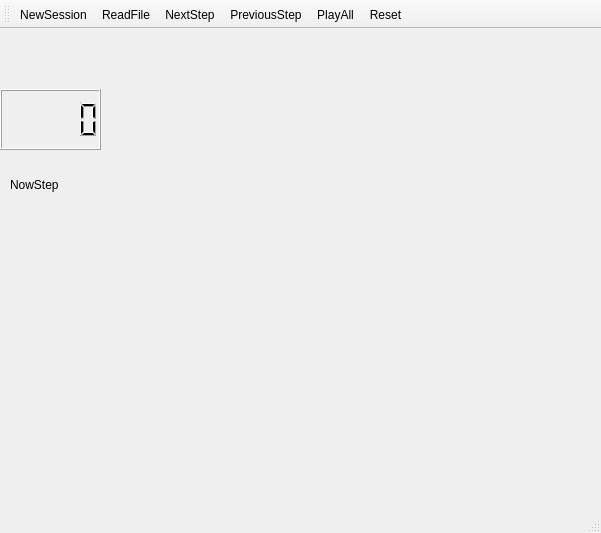
<?xml version="1.0" encoding="UTF-8"?>
<ui version="4.0">
 <class>MainWindow</class>
 <widget class="QMainWindow" name="MainWindow">
  <property name="geometry">
   <rect>
    <x>0</x>
    <y>0</y>
    <width>601</width>
    <height>533</height>
   </rect>
  </property>
  <property name="windowTitle">
   <string>MainWindow</string>
  </property>
  <property name="iconSize">
   <size>
    <width>24</width>
    <height>24</height>
   </size>
  </property>
  <widget class="QWidget" name="centralWidget">
   <widget class="QLCDNumber" name="lcd">
    <property name="geometry">
     <rect>
      <x>0</x>
      <y>60</y>
      <width>101</width>
      <height>61</height>
     </rect>
    </property>
   </widget>
   <widget class="QLabel" name="label">
    <property name="geometry">
     <rect>
      <x>10</x>
      <y>130</y>
      <width>111</width>
      <height>51</height>
     </rect>
    </property>
    <property name="text">
     <string>NowStep</string>
    </property>
   </widget>
  </widget>
  <widget class="QMenuBar" name="menuBar">
   <property name="geometry">
    <rect>
     <x>0</x>
     <y>0</y>
     <width>601</width>
     <height>21</height>
    </rect>
   </property>
  </widget>
  <widget class="QToolBar" name="mainToolBar">
   <attribute name="toolBarArea">
    <enum>TopToolBarArea</enum>
   </attribute>
   <attribute name="toolBarBreak">
    <bool>false</bool>
   </attribute>
   <addaction name="actionNewSession"/>
   <addaction name="actionReadFile"/>
   <addaction name="actionNextStep"/>
   <addaction name="actionPreviosStep"/>
   <addaction name="actionPlayAll"/>
   <addaction name="actionReset"/>
  </widget>
  <widget class="QStatusBar" name="statusBar"/>
  <action name="actionNewSettings">
   <property name="text">
    <string>set DMFB info</string>
   </property>
  </action>
  <action name="actionNewSession">
   <property name="icon">
    <iconset resource="res.qrc">
     <normaloff>:/new.jpg</normaloff>:/new.jpg</iconset>
   </property>
   <property name="text">
    <string>NewSession</string>
   </property>
   <property name="shortcut">
    <string>Ctrl+N</string>
   </property>
  </action>
  <action name="actionReadFile">
   <property name="icon">
    <iconset resource="res.qrc">
     <normaloff>:/file.jpg</normaloff>:/file.jpg</iconset>
   </property>
   <property name="text">
    <string>ReadFile</string>
   </property>
   <property name="shortcut">
    <string>Ctrl+R</string>
   </property>
  </action>
  <action name="actionNextStep">
   <property name="icon">
    <iconset resource="res.qrc">
     <normaloff>:/next.jpg</normaloff>:/next.jpg</iconset>
   </property>
   <property name="text">
    <string>NextStep</string>
   </property>
   <property name="shortcut">
    <string>Right</string>
   </property>
  </action>
  <action name="actionPreviosStep">
   <property name="icon">
    <iconset resource="res.qrc">
     <normaloff>:/prev.jpg</normaloff>:/prev.jpg</iconset>
   </property>
   <property name="text">
    <string>PreviousStep</string>
   </property>
   <property name="shortcut">
    <string>Left</string>
   </property>
  </action>
  <action name="actionPlayAll">
   <property name="icon">
    <iconset resource="res.qrc">
     <normaloff>:/playall.jpg</normaloff>:/playall.jpg</iconset>
   </property>
   <property name="text">
    <string>PlayAll</string>
   </property>
   <property name="shortcut">
    <string>Ctrl+P</string>
   </property>
  </action>
  <action name="actionReset">
   <property name="icon">
    <iconset resource="res.qrc">
     <normaloff>:/reset.jpg</normaloff>:/reset.jpg</iconset>
   </property>
   <property name="text">
    <string>Reset</string>
   </property>
   <property name="shortcut">
    <string>Ctrl+R</string>
   </property>
  </action>
 </widget>
 <layoutdefault spacing="6" margin="11"/>
 <resources>
  <include location="res.qrc"/>
 </resources>
 <connections/>
</ui>
